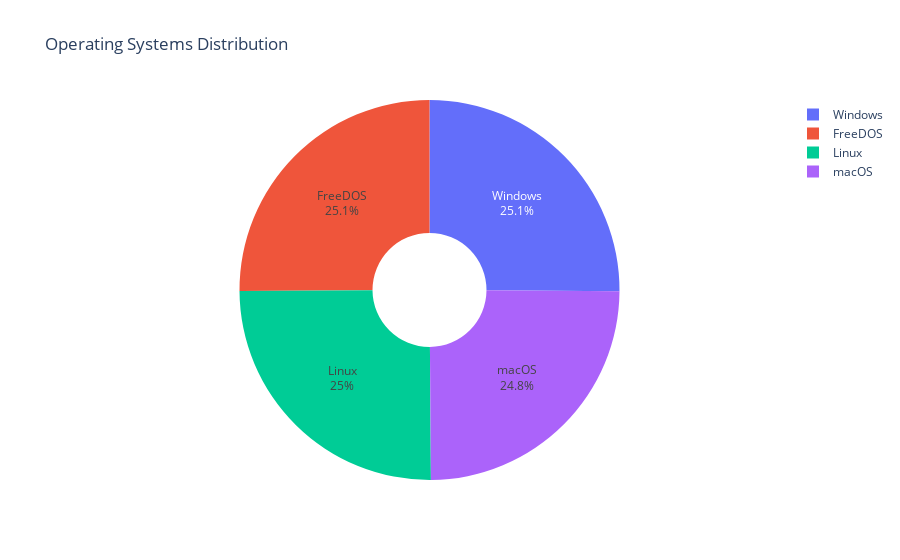

Notebook cell for this chart:
### Code cell
fig = px.pie(
    names=df_os.index,
    values=df_os.values,
    title='Operating Systems Distribution',
    hole=0.3
)
fig.update_traces(textinfo='percent+label')
fig.show()

### Figure 1 — Plotly figure (JSON) as saved in the notebook; plotly's stock layout.template omitted (floating-point values rounded to 4 significant figures)
{"data": [{"domain": {"x": [0, 1], "y": [0, 1]}, "hole": 0.3, "hovertemplate": "label=%{label}<br>value=%{value}<extra></extra>", "labels": ["Windows", "FreeDOS", "Linux", "macOS"], "legendgroup": "", "name": "", "showlegend": true, "textinfo": "percent+label", "type": "pie", "values": [2954, 2952, 2946, 2916]}], "layout": {"legend": {"tracegroupgap": 0}, "title": {"text": "Operating Systems Distribution"}}}
